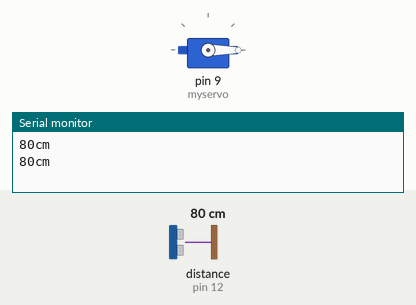
Bench run of a sketch on a simulated Arduino Uno, built with avr-gcc and run on an emulated ATmega328P. Parts: servo, the last lines printed to the serial monitor. The inputs (shaded band) are chosen by the test bench; at power-on: distance to the obstacle (sensor on pin 12) 80 cm. The echo pulse lasts 58.3 µs per cm.

Above: at 2.3 s.
2.4 s: distance to the obstacle (sensor on pin 12) set to 21 cm
4.7 s: distance to the obstacle (sensor on pin 12) set to 18 cm
At 5.9 s:
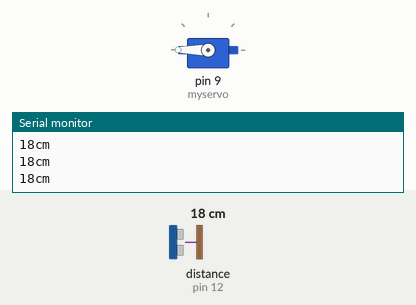
7.1 s: distance to the obstacle (sensor on pin 12) set to 29 cm
9.3 s: distance to the obstacle (sensor on pin 12) set to 34 cm
At 11.3 s:
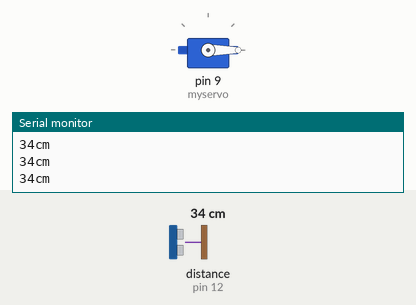
11.7 s: distance to the obstacle (sensor on pin 12) set to 2 cm
At 13.5 s:
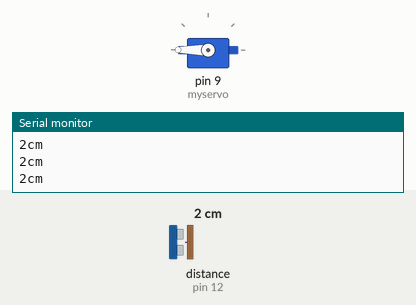
Timing chart, 0 to 15.0 s (numbered marks = the images above; inputs shaded):
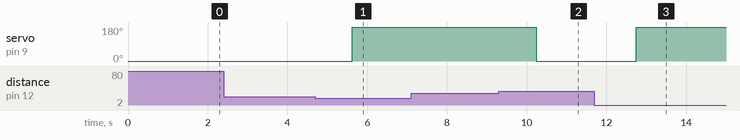

The sketch:

walk_smartphone.ino
```cpp
//www.elegoo.com
//2016.12.08
#include "SR04.h" //超音波センサ用
#include <Servo.h> //サーボモータ用

//超音波センサ用
#define TRIG_PIN 12
#define ECHO_PIN 11
SR04 sr04 = SR04(ECHO_PIN,TRIG_PIN);
long a;

//サーボ用
Servo myservo;  // create servo object to control a servo
// twelve servo objects can be created on most boards
int pos = 0;    // variable to store the servo position


void setup() {
   Serial.begin(9600);
   delay(1000);
   myservo.attach(9);  // attaches the servo on pin 9 to the servo object

   //サーボの初期位置
   myservo.write(0);
    delay(100);
}

void loop() {
   a=sr04.Distance();
   Serial.print(a);
   Serial.println("cm");
   delay(500);


   //スマホ隠す
   if(a < 20){
     Serial.print(a);
     Serial.println("cm");
    myservo.write(180);              // tell servo to go to position in variable 'pos'
    delay(100);
   //初期位置へ戻す（ヒステリシス付き）
   }else if(a > 30){
    myservo.write(0);
    delay(100);
   }

}
```

Measured:
- the behaviour switches between 20 and 19 cm on distance to the obstacle (sensor on pin 12) (found by bisection; images 0 and 1)
- the behaviour switches between 30 and 31 cm on distance to the obstacle (sensor on pin 12) (found by bisection; images 1 and 2)
- after the input at 4.7 s, servo on pin 9 (myservo): 0° → 180° after 0.93 s
- after the input at 9.3 s, servo on pin 9 (myservo): 180° → 0° after 0.95 s
- after the input at 11.7 s, servo on pin 9 (myservo): 0° → 180° after 1.1 s
